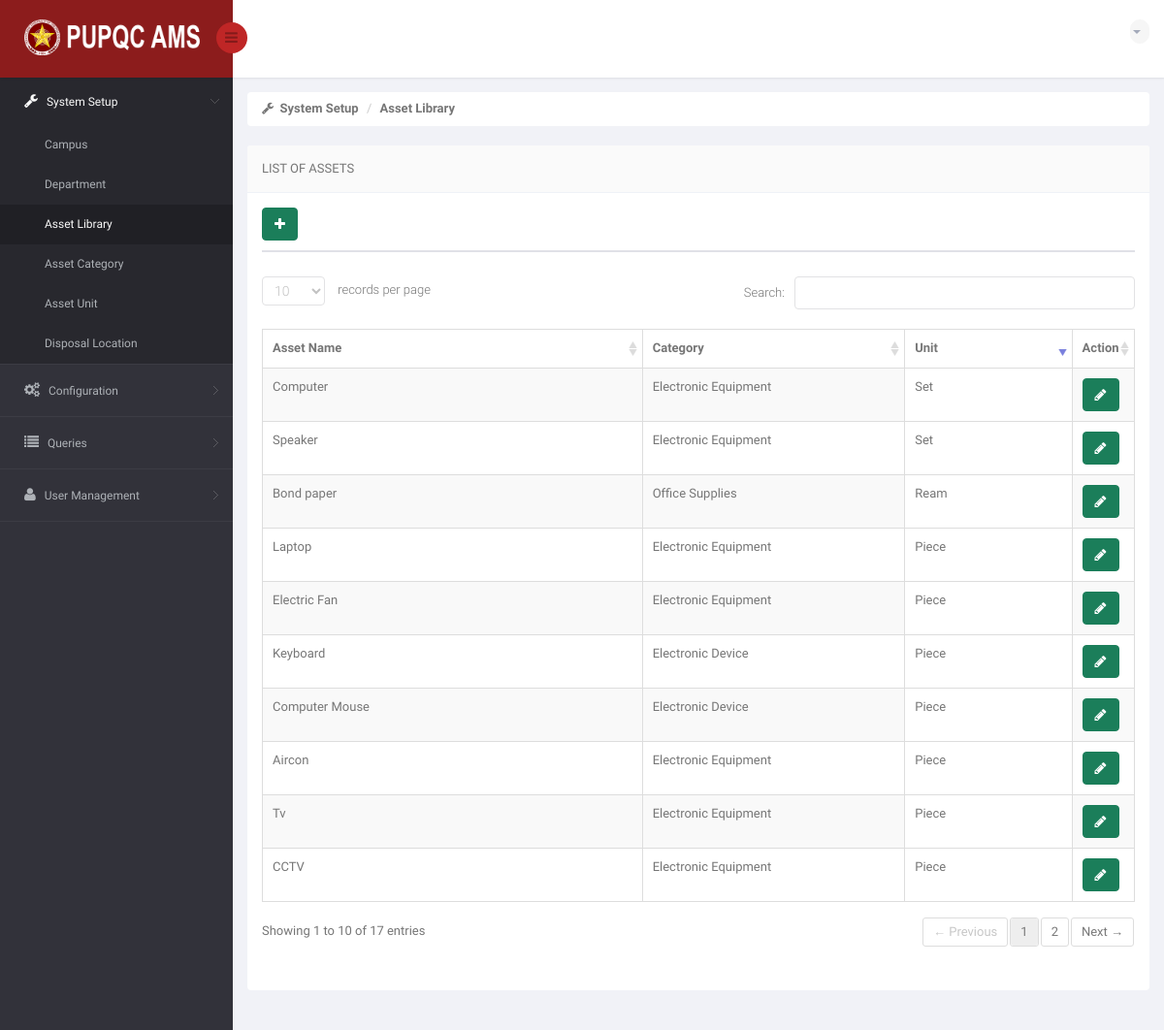
Page /DIR/Administrator/ADAssetType.php (signed in) on the committed database.
### tables this page shows
CREATE TABLE `ams_r_asset_library` (
  `AL_ID` int(11) NOT NULL,
  `AL_NAME` varchar(150) NOT NULL,
  `UNT_ID` int(11) NOT NULL,
  `AC_ID` int(11) NOT NULL
);

CREATE TABLE `ams_r_asset_category` (
  `AC_ID` int(11) NOT NULL,
  `AC_NAME` varchar(30) NOT NULL
);

CREATE TABLE `ams_r_asset_unit` (
  `UNT_ID` int(11) NOT NULL,
  `UNT_NAME` varchar(30) NOT NULL
);

### DIR/Administrator/ADAssetType.php (the view, shortened to what this page needs)
<!DOCTYPE html>
<html lang="en">
<head>
    <link href="../../bs3/css/bootstrap.min.css" rel="stylesheet">
    <link href="../../css/bootstrap-reset.css" rel="stylesheet">
    <link href="../../font-awesome/css/font-awesome.css" rel="stylesheet" />
    <link href="../../js/advanced-datatable/css/demo_page.css" rel="stylesheet" />
    <link href="../../js/advanced-datatable/css/demo_table.css" rel="stylesheet" />
    <link rel="stylesheet" href="../../js/data-tables/DT_bootstrap.css" />
    <link href="../../css/style.css" rel="stylesheet">
    <link href="../../css/style-responsive.css" rel="stylesheet" />
    <link href="../../js/iCheck/skins/minimal/minimal.css" rel="stylesheet">
    <link href="../../js/iCheck/skins/minimal/red.css" rel="stylesheet">
    <link href="../../js/iCheck/skins/minimal/green.css" rel="stylesheet">
    <link href="../../js/iCheck/skins/minimal/blue.css" rel="stylesheet">
    <link href="../../js/iCheck/skins/minimal/yellow.css" rel="stylesheet">
    <link href="../../js/iCheck/skins/minimal/purple.css" rel="stylesheet">
    <link href="../../js/iCheck/skins/square/square.css" rel="stylesheet">
    <link href="../../js/iCheck/skins/square/red.css" rel="stylesheet">
    <link href="../../js/iCheck/skins/square/green.css" rel="stylesheet">
    <link href="../../js/iCheck/skins/square/blue.css" rel="stylesheet">
    <link href="../../js/iCheck/skins/square/yellow.css" rel="stylesheet">
    <link href="../../js/iCheck/skins/square/purple.css" rel="stylesheet">
    <link href="../../js/iCheck/skins/flat/grey.css" rel="stylesheet">
    <link href="../../js/iCheck/skins/flat/red.css" rel="stylesheet">
    <link href="../../js/iCheck/skins/flat/green.css" rel="stylesheet">
    <link href="../../js/iCheck/skins/flat/blue.css" rel="stylesheet">
    <link href="../../js/iCheck/skins/flat/yellow.css" rel="stylesheet">
    <link href="../../js/iCheck/skins/flat/purple.css" rel="stylesheet">
    <link rel="stylesheet" type="text/css" href="../../js/select2/select2.css" />
    <link rel="stylesheet" type="text/css" href="../../js/bootstrap-daterangepicker/daterangepicker-bs3.css" />
    <link rel="stylesheet" type="text/css" href="../../js/bootstrap-datetimepicker/css/datetimepicker.css" />
    <link rel="stylesheet" type="text/css" href="../../js/bootstrap-datepicker/css/datepicker.css" />
    <link href="../../js/plugins/sweetalert/sweetalert.css" type="text/css" rel="stylesheet" media="screen,projection">
</head>
<body>
<section id="container" >
<header class="header fixed-top clearfix">
<div class="brand">
    <a href="ADCampus.php" class="logo">
        <img src="../../images/pupqcnew.png" style="width: 193px; height: 37px;" alt="">
    </a>
    <div class="sidebar-toggle-box">
        <div class="fa fa-bars"></div>
    </div>
</div>
<div class="top-nav clearfix">
    <ul class="nav pull-right top-menu">
        <li class="dropdown">
            <a data-toggle="dropdown" class="dropdown-toggle" href="#">
                <?php
                    include('../Connection/db.php');
                  ?>
                <b class="caret"></b>
            </a>
        </li>
    </ul>
</div>
</header>
<aside>
    <div id="sidebar" class="nav-collapse">
        <div class="leftside-navigation">
            <ul class="sidebar-menu" id="nav-accordion">
                <li class="sub-menu">
                    <a href="javascript:;" class="active">
                        <i class="fa fa-wrench"></i>
                        <span>System Setup</span>
                    </a>
                    <ul class="sub">
                        <li><a href="ADCampus.php">Campus</a></li>
                        <li><a href="ADDepartment.php">Department</a></li>
                        <li class="active"><a href="ADAssetType.php">Asset Library</a></li>
                        <li><a href="ADAssetCategory.php">Asset Category</a></li>
                        <li><a href="ADAssetUnit.php">Asset Unit</a></li>
                        <li><a href="ADRequestingPerson.php">Disposal Location</a></li>
                    </ul>
                </li>
                <li class="sub-menu">
                    <a href="javascript:;">
                        <i class="fa fa-gears"></i>
                        <span>Configuration</span>
                    </a>
                </li>
                <li class="sub-menu">
                    <a href="javascript:;">
                        <i class="fa fa-list"></i>
                        <span>Queries</span>
                    </a>
                </li>
                <li class="sub-menu">
                    <a href="javascript:;">
                        <i class="fa fa-user"></i>
                        <span>User Management</span>
                    </a>
                </li>
            </ul>
        </div>
    </div>
</aside>
    <section id="main-content">
        <section class="wrapper">
            <div class="row">
                <div class="col-md-12">
                    <ul class="breadcrumb">
                        <li><i class="fa fa-wrench"></i><strong> &nbsp;System Setup</strong></li>
                        <li><strong>Asset Library</strong></li>
                    </ul>
                </div>
            </div>
            <div class="row">
                <div class="col-sm-12">
                    <section class="panel">
                        <header class="panel-heading">
                            List of Assets
                        </header>
                        <div class="panel-body">
                            <div class="row">
                                <div class="col-md-12">
                                    <a data-toggle="modal" class="btn btn-success" href="#myModalAdd"><i class="fa fa-plus"></i></a>
                                </div>
                            </div>
                            <div class="row">
                                <div class="col-md-12">
                                    <div style="padding: 1px; margin-bottom: 10px; margin-top: 10px; background-color: #E0E1E7;">
                                    </div>
                                </div>
                            </div>
                            <div class="adv-table">
                                <table  class="display table table-bordered table-striped tblCampusData" id="dynamic-table">
                                    <thead>
                                        <tr>
                                            <th style="width: 430px">Asset Name</th>
                                            <th style="width: 300px">Category</th>
                                            <th style="width: 200px">Unit</th>
                                            <th style="width: 70px">Action</th>
                                        </tr>
                                    </thead>
                                    <tbody>
                                    <?php
                                        $sql = "SELECT ams_r_asset_library.AL_ID, ams_r_asset_library.AL_NAME, ams_r_asset_category.AC_NAME, ams_r_asset_category.AC_ID, ams_r_asset_unit.UNT_ID, ams_r_asset_unit.UNT_NAME FROM ams_r_asset_library JOIN ams_r_asset_category ON ams_r_asset_library.AC_ID = ams_r_asset_category.AC_ID JOIN ams_r_asset_unit ON ams_r_asset_library.UNT_ID = ams_r_asset_unit.UNT_ID";
                                        $result = mysqli_query($connection, $sql) or die("Bad Query: $sql");
                                        while($row = mysqli_fetch_assoc($result))
                                            {
                                              $id = $row['AL_ID'];
                                              $aname = $row['AL_NAME'];
                                              $aUnit = $row['UNT_NAME'];
                                              $aCat = $row['AC_NAME'];
                                    ?>
                                        <tr class="gradeX"">
                                            <td> <?php echo $aname; ?> </td>
                                            <td> <?php echo $aCat; ?> </td>
                                            <td> <?php echo $aUnit; ?> </td>
                                            <td>
                                                <a data-toggle="modal" class="btn btn-success updateCampus" href="#myModalUpdate<?php echo $id ?>"><i class="fa fa-pencil"></i></a>
                                            </td>
                                        </tr>
                                    <?php
                                        }
                                    ?>
                                    </tbody>
                                </table>
                            </div>
                        </div>
                    </section>
                </div>
            </div>
        </section>
    </section>
</section>
</body>
</html>

### js/advanced-datatable/css/demo_table.css (style rules this page uses)
table.display { margin: 0 auto; clear: both; width: 100%; }
table.display thead th { padding: 3px 18px 3px 10px; border-bottom: 1px solid black; font-weight: bold; cursor: pointer; * cursor: hand; }
table.display td { padding: 3px 10px; }
.sorting_desc { background: url('../images/sort_desc.png') no-repeat center right; }
.sorting { background: url('../images/sort_both.png') no-repeat center right; }
table.display tr.odd.gradeX { background-color: #ffdddd; }
table.display tr.even.gradeX { background-color: #ffeeee; }
tr.odd { background-color: #F9F9F9; }
tr.even { background-color: white; }
tr.odd td.sorting_1 { background-color: #D3D6FF; }
tr.even td.sorting_1 { background-color: #EAEBFF; }
tr.odd.gradeX td.sorting_1 { background-color: #ffc4c4; }
tr.even.gradeX td.sorting_1 { background-color: #ffd5d5; }
table.display tr.gradeX { background-color: #ffdddd; }

### rows in the picture
ams_r_asset_library: AL_NAME "Computer", AC_ID.AC_NAME "Electronic Equipment", UNT_ID.UNT_NAME "Set"
ams_r_asset_library: AL_NAME "Laptop", AC_ID.AC_NAME "Electronic Equipment", UNT_ID.UNT_NAME "Piece"
ams_r_asset_library: AL_NAME "Electric Fan", AC_ID.AC_NAME "Electronic Equipment", UNT_ID.UNT_NAME "Piece"
ams_r_asset_library: AL_NAME "Keyboard", AC_ID.AC_NAME "Electronic Device", UNT_ID.UNT_NAME "Piece"
ams_r_asset_library: AL_NAME "Computer Mouse", AC_ID.AC_NAME "Electronic Device", UNT_ID.UNT_NAME "Piece"
ams_r_asset_library: AL_NAME "Aircon", AC_ID.AC_NAME "Electronic Equipment", UNT_ID.UNT_NAME "Piece"
ams_r_asset_library: AL_NAME "Tv", AC_ID.AC_NAME "Electronic Equipment", UNT_ID.UNT_NAME "Piece"
ams_r_asset_library: AL_NAME "CCTV", AC_ID.AC_NAME "Electronic Equipment", UNT_ID.UNT_NAME "Piece"
ams_r_asset_library: AL_NAME "Speaker", AC_ID.AC_NAME "Electronic Equipment", UNT_ID.UNT_NAME "Set"
ams_r_asset_library: AL_NAME "Bond paper", AC_ID.AC_NAME "Office Supplies", UNT_ID.UNT_NAME "Ream"
